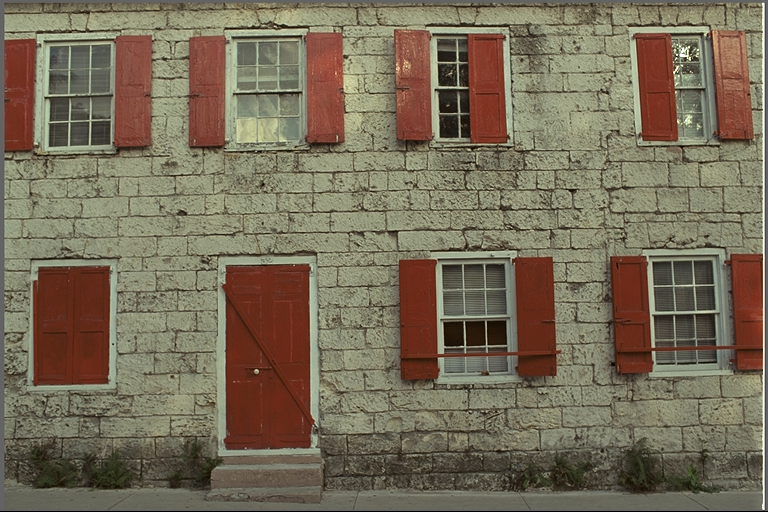
#> input picture images/colored/1.png, 768 x 512 px
$ python jpeg_compression.py
#> lines starting #> are read from the running program, lines starting #| are printed output that depends on the picture
# Import the required modules
import cv2 as cv
import matplotlib.pyplot as plt
import numpy as np
import os

# Define the quantization matrix
quantization_matrix = np.array(
    [
        [16, 11, 10, 16, 24, 40, 51, 61],
        [12, 12, 14, 19, 26, 58, 60, 55],
        [14, 13, 16, 24, 40, 57, 69, 56],
        [14, 17, 22, 29, 51, 87, 80, 62],
        [18, 22, 37, 56, 68, 109, 103, 77],
        [24, 35, 55, 64, 81, 104, 113, 92],
        [49, 64, 78, 87, 103, 121, 120, 101],
        [72, 92, 95, 98, 112, 100, 103, 99],
    ],
    dtype=np.float32,
)


# [5 lines left out: function calculate_psnr, not called in this run]


def number_of_elements(blocks: list[np.ndarray[np.int32]]) -> int:
    """Calculates the total number of elements in the grayscale JPEG encoded array"""
    total_elements = 0
    for block in blocks:
        # Trim the trailing zeros from the 1D array
        total_elements += np.trim_zeros(block, "b").size
    return total_elements


def total_number_of_elements(
    blocks: list[np.ndarray[np.int32]]
    | tuple[
        list[np.ndarray[np.int32]],
        list[np.ndarray[np.int32]],
        list[np.ndarray[np.int32]],
    ],
    color: bool,
) -> int:
    """
    Calculates the total number of elements for both color and grayscale JPEG encoded arrays
    This is a utility function that will be used to calculate the compression ratio
    """
    total_elements = 0
    if color:
        # Add the number of elements for each color channel
        total_elements = (
            number_of_elements(blocks[0])
            + number_of_elements(blocks[1])
            + number_of_elements(blocks[2])
        )
    else:
        total_elements = number_of_elements(blocks)
    return total_elements


def zigzag_scan(block: np.ndarray[np.int32]) -> np.ndarray[np.int32]:
    """
    Scans a block in zigzag order and return a 1D array
    Each block is assumed to be a square matrix
    """
    block_size = block.shape[0]
    zigzag_arr = np.concatenate(
        [
            np.diagonal(block[::-1, :], i)[:: (2 * (i % 2) - 1)]
            for i in range(1 - block_size, block_size)
        ]
    )
    return zigzag_arr


def zigzag_unscan(
    zigzag_arr: np.ndarray[np.int32], block_size: int
) -> np.ndarray[np.float32]:
    """Unscans a 1D array in zigzag order and return a 2D array"""
    # Create an empty 2D array to store the unscanned values
    block = np.zeros((block_size, block_size), dtype=np.float32)
    x, y = 0, 0
    for num in zigzag_arr:
        # Set the current value in the corresponding coordinate of the 2D array
        block[x, y] = num

        # Determine the direction to move based on the current position
        # if the sum of the coordinates is even
        if (x + y) % 2 == 0:
            # if at the last column, move down one row
            if y == block_size - 1:
                x += 1
            # if at the first row, move right one column
            elif x == 0:
                y += 1
            # otherwise move up one row and right one column
            else:
                x -= 1
                y += 1
        # if the sum of the coordinates is odd
        else:
            # if at the last row, move right one column
            if x == block_size - 1:
                y += 1
            # if at the first column, move down one row
            elif y == 0:
                x += 1
            # otherwise move down one row and left one column
            else:
                x += 1
                y -= 1

    # return the 2D array with the unscanned values
    return block


def grayscale_jpeg_encoder(
    img: np.ndarray[np.uint8], block_size: int, num_coefficients: int
) -> list[np.ndarray[np.int32]]:
    """
    Encodes a grayscale image using JPEG compression
    Returns a list of 1D arrays containing the first `num_coefficients`
    coefficients after performing zigzag scanning on each quantized block
    This is the JPEG encoded array
    """
    # Pad the image to make it divisible by the block size
    height, width = img.shape
    padded_height = height + (block_size - height % block_size) % block_size
    padded_width = width + (block_size - width % block_size) % block_size
    padded_img = np.zeros((padded_height, padded_width), dtype=np.uint8)
    padded_img[:height, :width] = img

    # Subtract 128 from the image
    padded_img = padded_img.astype(np.float32) - 128

    # Split the image into blocks of the given size
    blocks = [
        padded_img[i : i + block_size, j : j + block_size]
        for i in range(0, padded_height, block_size)
        for j in range(0, padded_width, block_size)
    ]

    # Apply the Discrete Cosine Transform (DCT) to each block
    dct_blocks = [cv.dct(block) for block in blocks]

    # Resize the quantization matrix to match the block size
    resized_quantization_matrix = cv.resize(
        quantization_matrix, (block_size, block_size), cv.INTER_CUBIC
    )

    # Quantize each DCT coefficient by dividing with the resized quantization matrix
    quantized_blocks = [
        np.round(block / resized_quantization_matrix).astype(np.int32)
        for block in dct_blocks
    ]

    # Perform zigzag scanning on each quantized block
    zigzag_scanned_blocks = [zigzag_scan(block) for block in quantized_blocks]

    # Retain only the first `num_coefficients` coefficients in each block
    first_num_coefficients = [
        block[:num_coefficients] for block in zigzag_scanned_blocks
    ]

    return first_num_coefficients


def grayscale_jpeg_decoder(
    blocks: list[np.ndarray[np.int32]], img: np.ndarray[np.uint8], block_size: int
) -> np.ndarray[np.uint8]:
    """
    Decodes a grayscale image using JPEG compression from the JPEG encoded array
    Returns a 2D array containing the compressed image
    """
    # Calculated the padded height and width of the image
    height, width = img.shape
    padded_height = height + (block_size - height % block_size) % block_size
    padded_width = width + (block_size - width % block_size) % block_size

    # Resize the quantization matrix to match the block size
    resized_quantization_matrix = cv.resize(
        quantization_matrix, (block_size, block_size), cv.INTER_CUBIC
    )

    # Unscan the zigzag scanned blocks to get the quantized blocks
    zigzag_unscanned_blocks = [zigzag_unscan(block, block_size) for block in blocks]

    # Dequantize the quantized blocks using the resized quantization matrix
    dequantized_blocks = [
        block * resized_quantization_matrix for block in zigzag_unscanned_blocks
    ]

    # Apply the Inverse Discrete Cosine Transform (IDCT) to each dequantized block
    idct_blocks = [cv.idct(block) for block in dequantized_blocks]

    # Reconstruct the compressed image from the IDCT blocks
    compressed_img = np.zeros((padded_height, padded_width), dtype=np.float32)
    block_index = 0
    for i in range(0, padded_height, block_size):
        for j in range(0, padded_width, block_size):
            compressed_img[i : i + block_size, j : j + block_size] = idct_blocks[
                block_index
            ]
            block_index += 1

    compressed_img += 128

    # Crop the image back to its original size
    compressed_img = np.clip(compressed_img, 0, 255)
    return compressed_img[:height, :width].astype(np.uint8)


def color_jpeg_encoder(
    img: np.ndarray[np.uint8], block_size: int, num_coefficients: int
) -> tuple[
    list[np.ndarray[np.int32]], list[np.ndarray[np.int32]], list[np.ndarray[np.int32]]
]:
    """
    Encodes a color image using JPEG compression
    Returns a tuple of 3 lists, each containing
    1D arrays containing the first `num_coefficients`
    coefficients after performing zigzag scanning on each quantized block
    This is the JPEG encoded array
    The three lists correspond to the blue, green, and red channels respectively
    """
    # Split the image into blue, green and red channels
    blue_channel, green_channel, red_channel = cv.split(img)

    # Encode each channel using grayscale_jpeg_encoder
    return (
        grayscale_jpeg_encoder(blue_channel, block_size, num_coefficients),
        grayscale_jpeg_encoder(green_channel, block_size, num_coefficients),
        grayscale_jpeg_encoder(red_channel, block_size, num_coefficients),
    )


def color_jpeg_decoder(
    blocks: tuple[
        list[np.ndarray[np.int32]],
        list[np.ndarray[np.int32]],
        list[np.ndarray[np.int32]],
    ],
    img: np.ndarray[np.uint8],
    block_size: int,
) -> np.ndarray[np.uint8]:
    """
    Decodes a JPEG encoded color image
    Returns a 3D array containing the compressed image
    """
    # Split the grayscale image into its color channels
    blue_channel, green_channel, red_channel = cv.split(img)

    # Decode each color channel using grayscale_jpeg_decoder
    blue_channel = grayscale_jpeg_decoder(blocks[0], blue_channel, block_size)
    green_channel = grayscale_jpeg_decoder(blocks[1], green_channel, block_size)
    red_channel = grayscale_jpeg_decoder(blocks[2], red_channel, block_size)

    # Merge the decoded color channels into a color image
    return cv.merge((blue_channel, green_channel, red_channel))


def jpeg_encoder(
    img_path: str,
    block_size: int,
    num_coefficients: int,
    color: bool,
) -> (
    list[np.ndarray[np.int32]]
    | tuple[
        list[np.ndarray[np.int32]],
        list[np.ndarray[np.int32]],
        list[np.ndarray[np.int32]],
    ]
):
    """
    Encodes an image using JPEG compression
    Returns the JPEG encoded array
    """
    if color:
        # Load color image and apply color JPEG encoder
        img = cv.imread(img_path, cv.IMREAD_COLOR)
        return color_jpeg_encoder(img, block_size, num_coefficients)
    else:
        # Load grayscale image and apply grayscale JPEG encoder
        img = cv.imread(img_path, cv.IMREAD_GRAYSCALE)
        return grayscale_jpeg_encoder(img, block_size, num_coefficients)


def jpeg_decoder(
    blocks: list[np.ndarray[np.int32]]
    | tuple[
        list[np.ndarray[np.int32]],
        list[np.ndarray[np.int32]],
        list[np.ndarray[np.int32]],
    ],
    img_path: str,
    block_size: int,
    color: bool,
) -> np.ndarray[np.uint8]:
    """
    Decodes an image using JPEG compression from its JPEG encoded array
    Returns a 2D or 3D array containing the compressed image
    """
    if color:
        img = cv.imread(img_path, cv.IMREAD_COLOR)
        return color_jpeg_decoder(blocks, img, block_size)
    else:
        img = cv.imread(img_path, cv.IMREAD_GRAYSCALE)
        return grayscale_jpeg_decoder(blocks, img, block_size)


def analyze_image(
    img_path: str, block_size: int, num_coefficients: int, color: bool
) -> tuple[
    np.ndarray[np.uint8],
    np.ndarray[np.uint8],
    float,
    float,
    list[np.ndarray[np.int32]]
    | tuple[
        list[np.ndarray[np.int32]],
        list[np.ndarray[np.int32]],
        list[np.ndarray[np.int32]],
    ],
    bool,
]:
    """
    Analyzes the input image by performing JPEG compression,
    Returns the original and compressed images, and the PSNR and compression ratio
    This can be used to compare the quality of the compressed image
    """
    # Read the image
    img: np.ndarray[np.uint8] = None
    if color:
        img = cv.imread(img_path, cv.IMREAD_COLOR)
    else:
        img = cv.imread(img_path, cv.IMREAD_GRAYSCALE)

    # Encode the image using JPEG compression
    encoded_img = jpeg_encoder(img_path, block_size, num_coefficients, color)

    # Decode the image using JPEG compression
    compressed_img = jpeg_decoder(encoded_img, img_path, block_size, color)

    # Calculate the PSNR between the original and compressed images
    psnr = cv.PSNR(img, compressed_img)

    # Calculate the compression ratio
    n2 = total_number_of_elements(encoded_img, color)
    if n2 == 0:
        # In this case, the compression ratio is very high
        # But, we set it to 0 to avoid division by 0 so that our analysis becomes easier
        compression_ratio = 0
    else:
        compression_ratio = img.size / total_number_of_elements(encoded_img, color)

    # Return the original image, compressed image, PSNR, and compression ratio
    # Also return the encoded image and whether the image is color or not
    # The encoded image is returned so that it can be written in a text file
    return (img, compressed_img, psnr, compression_ratio, encoded_img, color)


def plot_images(
    img: np.ndarray[np.uint8],
    compressed_img: np.ndarray[np.uint8],
    psnr: float,
    compression_ratio: float,
    encoded_img: list[np.ndarray[np.int32]]
    | tuple[
        list[np.ndarray[np.int32]],
        list[np.ndarray[np.int32]],
        list[np.ndarray[np.int32]],
    ],
    color: bool,
) -> None:
    fig, axs = plt.subplots(1, 2, figsize=(10, 5))
    fig.suptitle(
        "PSNR = {:.2f}\nCompression Ratio = {:.2f}".format(psnr, compression_ratio)
    )

    with open("encoded_image.txt", "w") as f:
        if color:
            axs[0].imshow(cv.cvtColor(img, cv.COLOR_BGR2RGB))
            axs[1].imshow(cv.cvtColor(compressed_img, cv.COLOR_BGR2RGB))
            cv.imwrite('compressed_img_final.jpeg', compressed_img)
            for row in zip(*encoded_img):
                for element in row:
                    f.write(str(element) + " ")
                f.write("\n")

        else:
            axs[0].imshow(img, cmap="gray")
            axs[1].imshow(compressed_img, cmap="gray")
            cv.imwrite('compressed_img_final.jpeg', compressed_img)
            for row in encoded_img:
                for element in row:
                    f.write(str(element) + " ")
                f.write("\n")

    axs[0].set_title("Original Image")

    axs[1].set_title("Compressed Image")
    plt.show()


# [24 lines left out: function plot_graph, not called in this run]


# ======================================== Uncomment the following lines to test the code ========================================
# ======================================== You can run both these functions one by one ========================================
if __name__ == "__main__":
    """
    Replace the image path with the path to your image
    plot_images function plots the original and compressed images
    Also, it wries the encoded images to a text file encoded_image.txt
    """
    # plot_images(*analyze_image(img_path="path/to/your/image", block_size=8, num_coefficients=10, color=True))

    """
    Replaces the images folder with the path to your images folder
    plot_graph function plots the PSNR vs Compression Ratio graph
    for all the images in the images folder for different values of num_coefficients
    """
    # plot_graph(img_dir_path="path/to/your/image/folder", color=False)

    if input("Analyze a single image (y/n): ") == "y":
#> the answer given: y
        img_path = input("Enter the path to the image: ")
#> the answer given: images/colored/1.png
        block_size = int(input("Enter the block size (even): "))
#> the answer given: 100
        num_coefficients = int(input("Enter the number of coefficients passed: "))
#> the answer given: 3
        color = input("Is the image color (y/n): ") == "y"
#> the answer given: y
        plot_images(*analyze_image(img_path, block_size, num_coefficients, color))
#> in analyze_image, img is the input picture: shape (512, 768, 3); mean B, G, R 88.4, 108.7, 119.8
#> in grayscale_jpeg_encoder, `padded_img[:height, :width] = img`:
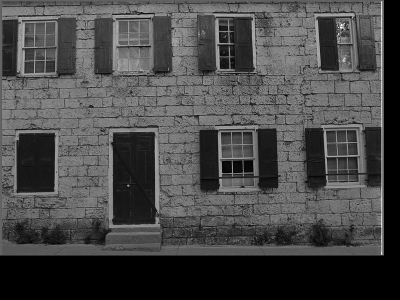
#> padded_img: shape (600, 800) (shown at 1/2 size); min 0, max 255, mean 72.4
#> in grayscale_jpeg_encoder, `blocks = [ padded_img[i : i + block_size, j : j + block_size] for i in..`: blocks = 48 items
#> in grayscale_jpeg_encoder, `first_num_coefficients = [ block[:num_coefficients] for block in zigza..`: first_num_coefficients = 48 items, first 6: [-222, -54, 56], [-202, -32, 37], [-161, -32, 21], [-168, -47, 21], [-320, 62, 114], [-128, -27, -50]
#> call 3 of grayscale_jpeg_encoder, with block_size = 100, num_coefficients = 3
#> in grayscale_jpeg_encoder (call 3), `padded_img[:height, :width] = img`:
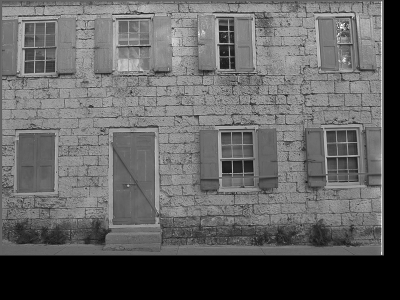
#> padded_img: shape (600, 800) (shown at 1/2 size); min 0, max 255, mean 98.1
#> in grayscale_jpeg_encoder (call 3), `first_num_coefficients = [ block[:num_coefficients] for block in zigza..`: first_num_coefficients = 48 items, first 6: [-44, 28, 37], [37, -28, -4], [33, 38, 17], [106, 13, -41], [-28, 47, 38], [40, -21, -52]
#> in grayscale_jpeg_decoder, `zigzag_unscanned_blocks = [zigzag_unscan(block, block_size) for block ..`: zigzag_unscanned_blocks = 48 items
#> after the loop in grayscale_jpeg_decoder, `for i in range(0, padded_height, block_size):`:
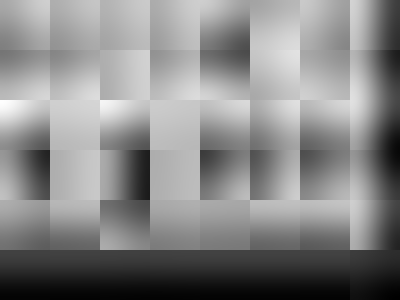
#> compressed_img: shape (600, 800) float32 (shown at 1/2 size); min -139.8, max 18.89, mean -55.6; drawn with min black and max white
#> after the loop in grayscale_jpeg_decoder, `for i in range(0, padded_height, block_size):`: block_index = 48
#> in grayscale_jpeg_decoder, `return compressed_img[:height, :width].astype(np.uint8)`:
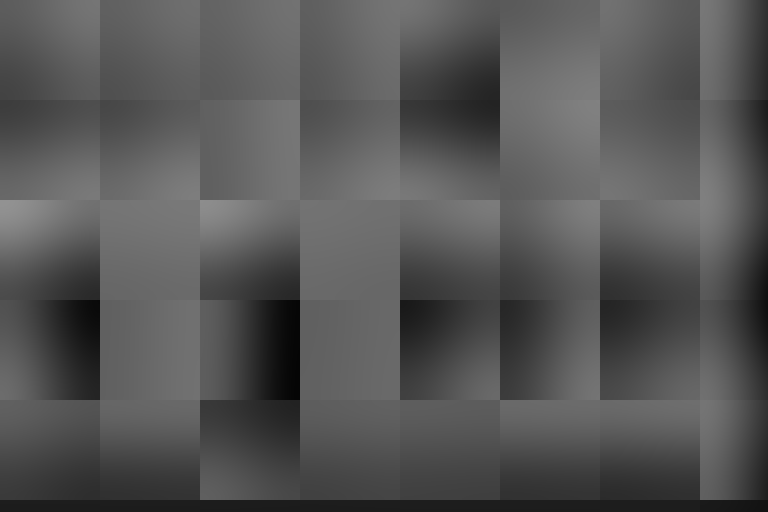
#> returned value: shape (512, 768); min 5, max 146, mean 85.6
#> call 3 of grayscale_jpeg_decoder, with block_size = 100
#> after the loop in grayscale_jpeg_decoder (call 3), `for i in range(0, padded_height, block_size):`:
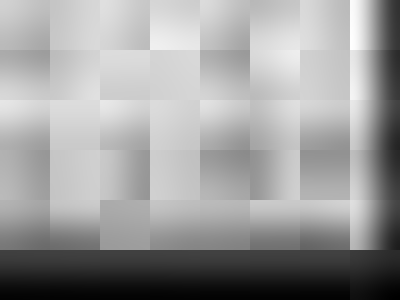
#> compressed_img: shape (600, 800) float32 (shown at 1/2 size); min -141.2, max 39.73, mean -29.9; drawn with min black and max white
#> in color_jpeg_decoder, `return cv.merge((blue_channel, green_channel, red_channel))`:
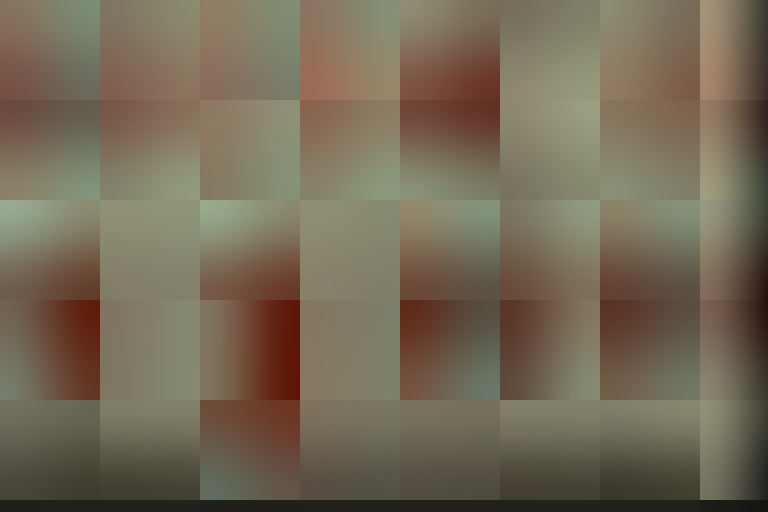
#> returned value: shape (512, 768, 3); mean of channels 0, 1, 2 85.6, 105.7, 116.5; drawn as B, G, R
#> in analyze_image, `psnr = cv.PSNR(img, compressed_img)`: psnr = 17.03
#> the loop in number_of_elements, `for block in blocks:` made 48 passes
#> (block, total_elements) on passes 1 to 8: ([-222, -54, 56], 3), ([-202, -32, 37], 6), ([-161, -32, 21], 9), ([-168, -47, 21], 12), ([-320, 62, 114], 15), ([-128, -27, -50], 18), ([-220, 57, 36], 21), ([-373, 206, 21], 24)
#> after the loop in number_of_elements, `for block in blocks:`: total_elements = 144
#> the loop in number_of_elements (call 2), `for block in blocks:` made 48 passes
#> (block, total_elements) on passes 1 to 8: ([-109, -58, 79], 3), ([-69, -47, 53], 6), ([-19, -38, 38], 9), ([-14, -64, 20], 12), ([-200, 70, 132], 15), ([27, -38, -61], 18), ([-76, 71, 37], 21), ([-282, 259, 28], 24)
#> in total_number_of_elements, `total_elements = ( number_of_elements(blocks[0]) + number_of_elements(..`: total_elements = 431
#> in analyze_image, `compression_ratio = img.size / total_number_of_elements(encoded_img, c..`: compression_ratio = 2737
#> the loop in plot_images, `for row in zip(*encoded_img):` made 48 passes
#> row on passes 1 to 8: ([-222, -54, 56], [-109, -58, 79], [-44, 28, 37]), ([-202, -32, 37], [-69, -47, 53], [37, -28, -4]), ([-161, -32, 21], [-19, -38, 38], [33, 38, 17]), ([-168, -47, 21], [-14, -64, 20], [106, 13, -41]), ([-320, 62, 114], [-200, 70, 132], [-28, 47, 38]), ([-128, -27, -50], [27, -38, -61], [40, -21, -52]), ([-220, 57, 36], [-76, 71, 37], [25, 47, -9]), ([-373, 206, 21], [-282, 259, 28], [-207, 315, -7])
#> in plot_images, `plt.show()`:
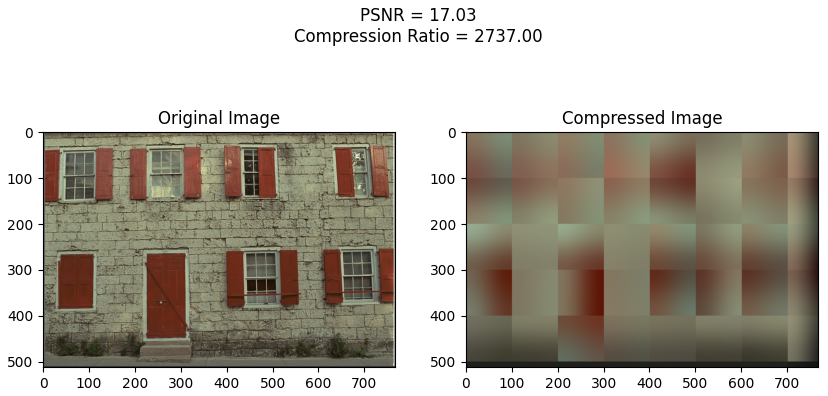
#> figure drawn by matplotlib, 2 panels
    elif input("Analyzes all images in a folder (y/n): ") == "y":
        img_dir_path = input("Enter the path to the images folder: ")
        color = input("Are the images color (y/n): ") == "y"
        plot_graph(img_dir_path, color)
